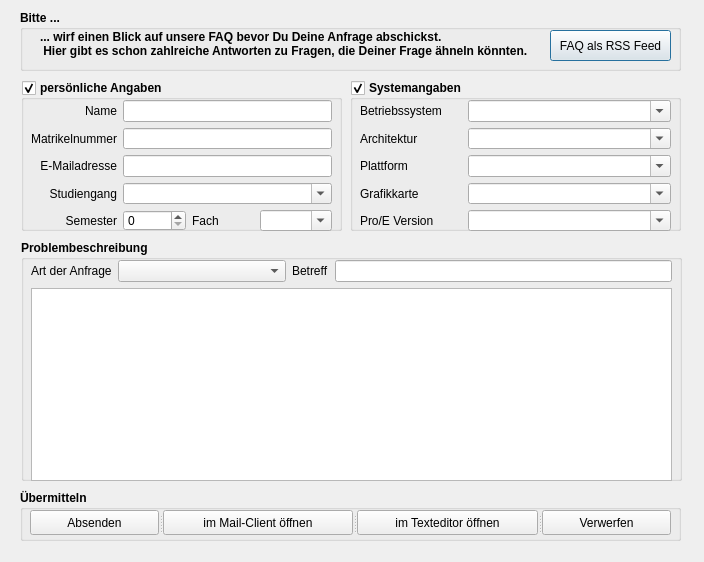
<?xml version="1.0" encoding="UTF-8"?>
<ui version="4.0">
 <class>Dialog</class>
 <widget class="QDialog" name="Dialog">
  <property name="geometry">
   <rect>
    <x>0</x>
    <y>0</y>
    <width>704</width>
    <height>562</height>
   </rect>
  </property>
  <property name="windowTitle">
   <string>Dialog</string>
  </property>
  <widget class="QGroupBox" name="isSystem">
   <property name="geometry">
    <rect>
     <x>350</x>
     <y>80</y>
     <width>331</width>
     <height>151</height>
    </rect>
   </property>
   <property name="sizePolicy">
    <sizepolicy hsizetype="MinimumExpanding" vsizetype="MinimumExpanding">
     <horstretch>0</horstretch>
     <verstretch>2</verstretch>
    </sizepolicy>
   </property>
   <property name="font">
    <font>
     <weight>75</weight>
     <bold>true</bold>
    </font>
   </property>
   <property name="title">
    <string>Systemangaben</string>
   </property>
   <property name="checkable">
    <bool>true</bool>
   </property>
   <widget class="QWidget" name="gridLayoutWidget_2">
    <property name="geometry">
     <rect>
      <x>10</x>
      <y>20</y>
      <width>311</width>
      <height>131</height>
     </rect>
    </property>
    <layout class="QGridLayout" name="gridLayout_2">
     <item row="0" column="0">
      <widget class="QLabel" name="label_11">
       <property name="sizePolicy">
        <sizepolicy hsizetype="Minimum" vsizetype="Preferred">
         <horstretch>0</horstretch>
         <verstretch>0</verstretch>
        </sizepolicy>
       </property>
       <property name="font">
        <font>
         <weight>50</weight>
         <bold>false</bold>
        </font>
       </property>
       <property name="layoutDirection">
        <enum>Qt::RightToLeft</enum>
       </property>
       <property name="text">
        <string>Betriebssystem</string>
       </property>
      </widget>
     </item>
     <item row="0" column="1" colspan="2">
      <widget class="QComboBox" name="fieldOS">
       <property name="font">
        <font>
         <weight>50</weight>
         <bold>false</bold>
        </font>
       </property>
       <property name="editable">
        <bool>true</bool>
       </property>
       <property name="currentIndex">
        <number>-1</number>
       </property>
      </widget>
     </item>
     <item row="1" column="0">
      <widget class="QLabel" name="label_13">
       <property name="sizePolicy">
        <sizepolicy hsizetype="Minimum" vsizetype="Preferred">
         <horstretch>0</horstretch>
         <verstretch>0</verstretch>
        </sizepolicy>
       </property>
       <property name="font">
        <font>
         <weight>50</weight>
         <bold>false</bold>
        </font>
       </property>
       <property name="layoutDirection">
        <enum>Qt::RightToLeft</enum>
       </property>
       <property name="text">
        <string>Architektur</string>
       </property>
      </widget>
     </item>
     <item row="2" column="0">
      <widget class="QLabel" name="label_15">
       <property name="sizePolicy">
        <sizepolicy hsizetype="Minimum" vsizetype="Preferred">
         <horstretch>0</horstretch>
         <verstretch>0</verstretch>
        </sizepolicy>
       </property>
       <property name="font">
        <font>
         <weight>50</weight>
         <bold>false</bold>
        </font>
       </property>
       <property name="layoutDirection">
        <enum>Qt::RightToLeft</enum>
       </property>
       <property name="text">
        <string>Plattform</string>
       </property>
      </widget>
     </item>
     <item row="2" column="1" colspan="2">
      <widget class="QComboBox" name="fieldPlatform">
       <property name="font">
        <font>
         <weight>50</weight>
         <bold>false</bold>
        </font>
       </property>
       <property name="editable">
        <bool>true</bool>
       </property>
       <property name="currentIndex">
        <number>-1</number>
       </property>
      </widget>
     </item>
     <item row="3" column="0">
      <widget class="QLabel" name="label_14">
       <property name="sizePolicy">
        <sizepolicy hsizetype="Minimum" vsizetype="Preferred">
         <horstretch>0</horstretch>
         <verstretch>0</verstretch>
        </sizepolicy>
       </property>
       <property name="font">
        <font>
         <weight>50</weight>
         <bold>false</bold>
        </font>
       </property>
       <property name="layoutDirection">
        <enum>Qt::RightToLeft</enum>
       </property>
       <property name="text">
        <string>Grafikkarte</string>
       </property>
      </widget>
     </item>
     <item row="3" column="1" colspan="2">
      <widget class="QComboBox" name="fieldGraphics">
       <property name="font">
        <font>
         <weight>50</weight>
         <bold>false</bold>
        </font>
       </property>
       <property name="editable">
        <bool>true</bool>
       </property>
       <property name="currentIndex">
        <number>-1</number>
       </property>
      </widget>
     </item>
     <item row="4" column="0">
      <widget class="QLabel" name="label_6">
       <property name="sizePolicy">
        <sizepolicy hsizetype="Minimum" vsizetype="Preferred">
         <horstretch>0</horstretch>
         <verstretch>0</verstretch>
        </sizepolicy>
       </property>
       <property name="font">
        <font>
         <weight>50</weight>
         <bold>false</bold>
        </font>
       </property>
       <property name="layoutDirection">
        <enum>Qt::RightToLeft</enum>
       </property>
       <property name="text">
        <string>Pro/E Version</string>
       </property>
      </widget>
     </item>
     <item row="4" column="1" colspan="2">
      <widget class="QComboBox" name="fieldProE">
       <property name="font">
        <font>
         <weight>50</weight>
         <bold>false</bold>
        </font>
       </property>
       <property name="editable">
        <bool>true</bool>
       </property>
       <property name="currentIndex">
        <number>-1</number>
       </property>
      </widget>
     </item>
     <item row="1" column="1" colspan="2">
      <widget class="QComboBox" name="fieldArchitecture">
       <property name="font">
        <font>
         <weight>50</weight>
         <bold>false</bold>
        </font>
       </property>
       <property name="editable">
        <bool>true</bool>
       </property>
       <property name="currentIndex">
        <number>-1</number>
       </property>
      </widget>
     </item>
    </layout>
   </widget>
  </widget>
  <widget class="QGroupBox" name="isPersonal">
   <property name="geometry">
    <rect>
     <x>21</x>
     <y>80</y>
     <width>321</width>
     <height>151</height>
    </rect>
   </property>
   <property name="sizePolicy">
    <sizepolicy hsizetype="Minimum" vsizetype="MinimumExpanding">
     <horstretch>0</horstretch>
     <verstretch>2</verstretch>
    </sizepolicy>
   </property>
   <property name="font">
    <font>
     <weight>75</weight>
     <bold>true</bold>
    </font>
   </property>
   <property name="title">
    <string>persönliche Angaben</string>
   </property>
   <property name="checkable">
    <bool>true</bool>
   </property>
   <widget class="QWidget" name="gridLayoutWidget">
    <property name="geometry">
     <rect>
      <x>10</x>
      <y>20</y>
      <width>301</width>
      <height>131</height>
     </rect>
    </property>
    <layout class="QGridLayout" name="gridLayout">
     <item row="0" column="1" colspan="3">
      <widget class="QLineEdit" name="fieldName">
       <property name="font">
        <font>
         <weight>50</weight>
         <bold>false</bold>
        </font>
       </property>
      </widget>
     </item>
     <item row="0" column="0">
      <widget class="QLabel" name="label">
       <property name="font">
        <font>
         <weight>50</weight>
         <bold>false</bold>
        </font>
       </property>
       <property name="layoutDirection">
        <enum>Qt::LeftToRight</enum>
       </property>
       <property name="text">
        <string>Name</string>
       </property>
       <property name="alignment">
        <set>Qt::AlignRight|Qt::AlignTrailing|Qt::AlignVCenter</set>
       </property>
      </widget>
     </item>
     <item row="1" column="1" colspan="3">
      <widget class="QLineEdit" name="fieldMNumber">
       <property name="font">
        <font>
         <weight>50</weight>
         <bold>false</bold>
        </font>
       </property>
      </widget>
     </item>
     <item row="1" column="0">
      <widget class="QLabel" name="label_2">
       <property name="font">
        <font>
         <weight>50</weight>
         <bold>false</bold>
        </font>
       </property>
       <property name="layoutDirection">
        <enum>Qt::LeftToRight</enum>
       </property>
       <property name="text">
        <string>Matrikelnummer</string>
       </property>
       <property name="alignment">
        <set>Qt::AlignRight|Qt::AlignTrailing|Qt::AlignVCenter</set>
       </property>
      </widget>
     </item>
     <item row="2" column="1" colspan="3">
      <widget class="QLineEdit" name="fieldMail">
       <property name="font">
        <font>
         <weight>50</weight>
         <bold>false</bold>
        </font>
       </property>
       <property name="text">
        <string/>
       </property>
      </widget>
     </item>
     <item row="2" column="0">
      <widget class="QLabel" name="label_5">
       <property name="font">
        <font>
         <weight>50</weight>
         <bold>false</bold>
        </font>
       </property>
       <property name="layoutDirection">
        <enum>Qt::LeftToRight</enum>
       </property>
       <property name="text">
        <string>E-Mailadresse</string>
       </property>
       <property name="alignment">
        <set>Qt::AlignRight|Qt::AlignTrailing|Qt::AlignVCenter</set>
       </property>
      </widget>
     </item>
     <item row="3" column="1" colspan="3">
      <widget class="QComboBox" name="fieldMajor">
       <property name="font">
        <font>
         <weight>50</weight>
         <bold>false</bold>
        </font>
       </property>
       <property name="editable">
        <bool>true</bool>
       </property>
      </widget>
     </item>
     <item row="3" column="0">
      <widget class="QLabel" name="label_4">
       <property name="font">
        <font>
         <weight>50</weight>
         <bold>false</bold>
        </font>
       </property>
       <property name="layoutDirection">
        <enum>Qt::LeftToRight</enum>
       </property>
       <property name="text">
        <string>Studiengang</string>
       </property>
       <property name="alignment">
        <set>Qt::AlignRight|Qt::AlignTrailing|Qt::AlignVCenter</set>
       </property>
      </widget>
     </item>
     <item row="4" column="2">
      <widget class="QLabel" name="label_7">
       <property name="font">
        <font>
         <weight>50</weight>
         <bold>false</bold>
        </font>
       </property>
       <property name="layoutDirection">
        <enum>Qt::RightToLeft</enum>
       </property>
       <property name="text">
        <string>Fach</string>
       </property>
       <property name="alignment">
        <set>Qt::AlignLeading|Qt::AlignLeft|Qt::AlignVCenter</set>
       </property>
      </widget>
     </item>
     <item row="4" column="3">
      <widget class="QComboBox" name="fieldLecture">
       <property name="font">
        <font>
         <weight>50</weight>
         <bold>false</bold>
        </font>
       </property>
       <property name="editable">
        <bool>true</bool>
       </property>
       <property name="currentIndex">
        <number>-1</number>
       </property>
      </widget>
     </item>
     <item row="4" column="1">
      <widget class="QSpinBox" name="fieldSemester">
       <property name="font">
        <font>
         <weight>50</weight>
         <bold>false</bold>
        </font>
       </property>
       <property name="maximum">
        <number>15</number>
       </property>
      </widget>
     </item>
     <item row="4" column="0">
      <widget class="QLabel" name="label_3">
       <property name="font">
        <font>
         <weight>50</weight>
         <bold>false</bold>
        </font>
       </property>
       <property name="layoutDirection">
        <enum>Qt::LeftToRight</enum>
       </property>
       <property name="text">
        <string>Semester</string>
       </property>
       <property name="alignment">
        <set>Qt::AlignRight|Qt::AlignTrailing|Qt::AlignVCenter</set>
       </property>
      </widget>
     </item>
    </layout>
   </widget>
  </widget>
  <widget class="QGroupBox" name="groupBox_3">
   <property name="geometry">
    <rect>
     <x>21</x>
     <y>240</y>
     <width>661</width>
     <height>241</height>
    </rect>
   </property>
   <property name="sizePolicy">
    <sizepolicy hsizetype="MinimumExpanding" vsizetype="MinimumExpanding">
     <horstretch>0</horstretch>
     <verstretch>3</verstretch>
    </sizepolicy>
   </property>
   <property name="font">
    <font>
     <weight>75</weight>
     <bold>true</bold>
    </font>
   </property>
   <property name="title">
    <string>Problembeschreibung</string>
   </property>
   <property name="checkable">
    <bool>false</bool>
   </property>
   <widget class="QWidget" name="gridLayoutWidget_3">
    <property name="geometry">
     <rect>
      <x>10</x>
      <y>20</y>
      <width>641</width>
      <height>221</height>
     </rect>
    </property>
    <layout class="QGridLayout" name="gridLayout_3">
     <item row="0" column="0">
      <widget class="QLabel" name="label_8">
       <property name="font">
        <font>
         <weight>50</weight>
         <bold>false</bold>
        </font>
       </property>
       <property name="layoutDirection">
        <enum>Qt::LeftToRight</enum>
       </property>
       <property name="text">
        <string>Art der Anfrage</string>
       </property>
      </widget>
     </item>
     <item row="0" column="3">
      <widget class="QLineEdit" name="fieldSubject">
       <property name="sizePolicy">
        <sizepolicy hsizetype="Expanding" vsizetype="Fixed">
         <horstretch>2</horstretch>
         <verstretch>0</verstretch>
        </sizepolicy>
       </property>
       <property name="font">
        <font>
         <weight>50</weight>
         <bold>false</bold>
        </font>
       </property>
      </widget>
     </item>
     <item row="1" column="0" colspan="4">
      <widget class="QTextEdit" name="fieldText">
       <property name="sizePolicy">
        <sizepolicy hsizetype="MinimumExpanding" vsizetype="Expanding">
         <horstretch>0</horstretch>
         <verstretch>0</verstretch>
        </sizepolicy>
       </property>
       <property name="font">
        <font>
         <weight>50</weight>
         <bold>false</bold>
        </font>
       </property>
       <property name="textInteractionFlags">
        <set>Qt::LinksAccessibleByKeyboard|Qt::LinksAccessibleByMouse|Qt::TextBrowserInteraction|Qt::TextEditable|Qt::TextEditorInteraction|Qt::TextSelectableByKeyboard|Qt::TextSelectableByMouse</set>
       </property>
      </widget>
     </item>
     <item row="0" column="2">
      <widget class="QLabel" name="label_10">
       <property name="font">
        <font>
         <weight>50</weight>
         <bold>false</bold>
        </font>
       </property>
       <property name="layoutDirection">
        <enum>Qt::LeftToRight</enum>
       </property>
       <property name="text">
        <string>Betreff</string>
       </property>
      </widget>
     </item>
     <item row="0" column="1">
      <widget class="QComboBox" name="fieldTopic">
       <property name="sizePolicy">
        <sizepolicy hsizetype="Preferred" vsizetype="Fixed">
         <horstretch>1</horstretch>
         <verstretch>0</verstretch>
        </sizepolicy>
       </property>
       <property name="font">
        <font>
         <weight>50</weight>
         <bold>false</bold>
        </font>
       </property>
       <property name="editable">
        <bool>false</bool>
       </property>
      </widget>
     </item>
    </layout>
   </widget>
  </widget>
  <widget class="QGroupBox" name="groupBox">
   <property name="geometry">
    <rect>
     <x>20</x>
     <y>10</y>
     <width>661</width>
     <height>61</height>
    </rect>
   </property>
   <property name="font">
    <font>
     <weight>75</weight>
     <bold>true</bold>
    </font>
   </property>
   <property name="title">
    <string>Bitte ...</string>
   </property>
   <widget class="QLabel" name="label_9">
    <property name="geometry">
     <rect>
      <x>20</x>
      <y>20</y>
      <width>511</width>
      <height>31</height>
     </rect>
    </property>
    <property name="font">
     <font>
      <weight>75</weight>
      <bold>true</bold>
     </font>
    </property>
    <property name="text">
     <string>... wirf einen Blick auf unsere FAQ bevor Du Deine Anfrage abschickst. 
 Hier gibt es schon zahlreiche Antworten zu Fragen, die Deiner Frage ähneln könnten.</string>
    </property>
    <property name="alignment">
     <set>Qt::AlignLeading|Qt::AlignLeft|Qt::AlignTop</set>
    </property>
   </widget>
   <widget class="QPushButton" name="openFAQ">
    <property name="geometry">
     <rect>
      <x>530</x>
      <y>20</y>
      <width>121</width>
      <height>31</height>
     </rect>
    </property>
    <property name="font">
     <font>
      <weight>50</weight>
      <bold>false</bold>
     </font>
    </property>
    <property name="text">
     <string>FAQ als RSS Feed</string>
    </property>
    <property name="icon">
     <iconset resource="pyCADuires.qrc">
      <normaloff>:/icons/img/icon_rss.png</normaloff>:/icons/img/icon_rss.png</iconset>
    </property>
    <property name="iconSize">
     <size>
      <width>24</width>
      <height>24</height>
     </size>
    </property>
   </widget>
  </widget>
  <widget class="QGroupBox" name="groupBox_2">
   <property name="geometry">
    <rect>
     <x>20</x>
     <y>490</y>
     <width>661</width>
     <height>51</height>
    </rect>
   </property>
   <property name="font">
    <font>
     <weight>75</weight>
     <bold>true</bold>
    </font>
   </property>
   <property name="title">
    <string>Übermitteln</string>
   </property>
   <widget class="QSplitter" name="splitter">
    <property name="geometry">
     <rect>
      <x>10</x>
      <y>20</y>
      <width>641</width>
      <height>25</height>
     </rect>
    </property>
    <property name="orientation">
     <enum>Qt::Horizontal</enum>
    </property>
    <widget class="QPushButton" name="buttonSend">
     <property name="font">
      <font>
       <weight>50</weight>
       <bold>false</bold>
      </font>
     </property>
     <property name="text">
      <string>Absenden</string>
     </property>
    </widget>
    <widget class="QPushButton" name="buttonMailClient">
     <property name="font">
      <font>
       <weight>50</weight>
       <bold>false</bold>
      </font>
     </property>
     <property name="text">
      <string>im Mail-Client öffnen</string>
     </property>
    </widget>
    <widget class="QPushButton" name="buttonTextEditor">
     <property name="font">
      <font>
       <weight>50</weight>
       <bold>false</bold>
      </font>
     </property>
     <property name="text">
      <string>im Texteditor öffnen</string>
     </property>
    </widget>
    <widget class="QPushButton" name="buttonCancel">
     <property name="font">
      <font>
       <weight>50</weight>
       <bold>false</bold>
      </font>
     </property>
     <property name="text">
      <string>Verwerfen</string>
     </property>
    </widget>
   </widget>
  </widget>
 </widget>
 <resources>
  <include location="pyCADuires.qrc"/>
 </resources>
 <connections>
  <connection>
   <sender>buttonSend</sender>
   <signal>clicked()</signal>
   <receiver>Dialog</receiver>
   <slot>open()</slot>
   <hints>
    <hint type="sourcelabel">
     <x>75</x>
     <y>514</y>
    </hint>
    <hint type="destinationlabel">
     <x>75</x>
     <y>462</y>
    </hint>
   </hints>
  </connection>
  <connection>
   <sender>buttonMailClient</sender>
   <signal>clicked()</signal>
   <receiver>Dialog</receiver>
   <slot>open()</slot>
   <hints>
    <hint type="sourcelabel">
     <x>347</x>
     <y>510</y>
    </hint>
    <hint type="destinationlabel">
     <x>339</x>
     <y>468</y>
    </hint>
   </hints>
  </connection>
  <connection>
   <sender>openFAQ</sender>
   <signal>clicked()</signal>
   <receiver>Dialog</receiver>
   <slot>open()</slot>
   <hints>
    <hint type="sourcelabel">
     <x>640</x>
     <y>30</y>
    </hint>
    <hint type="destinationlabel">
     <x>658</x>
     <y>526</y>
    </hint>
   </hints>
  </connection>
 </connections>
</ui>
